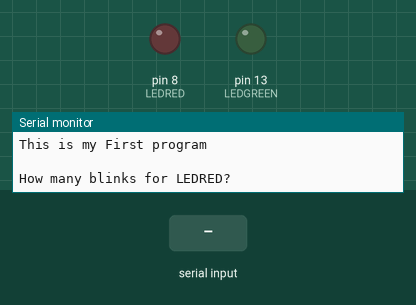
The sketch below on a simulated Arduino Uno, built with avr-gcc and run on an emulated ATmega328P. Parts: output pins drawn as LEDs (lit = HIGH), the last lines printed to the serial monitor. Dashed ring = blinking. The test bench sets the inputs (shaded band).

Above: at 0.8 s.
0.9 s: "90,45,200\n" received over Serial
At 1.04 s:
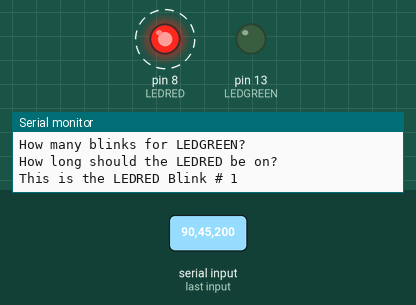
Timing chart, 0 to 9.9 s (numbered marks = the images above; inputs shaded):
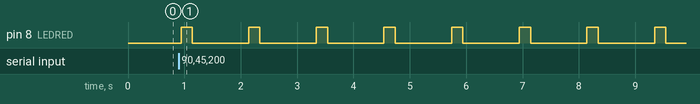

The sketch:

sketch__correct_by_akliyobare_april4a_.monday.ino
```cpp
;;int LEDRED=8;
int LEDGREEN=13;
int blinkRED;
int blinkGREEN;
int redon;
String message1="This is the LEDRED Blink # ";
String message2="This is the LEDGREEN Blink # ";

void setup() {
  Serial.begin(9600);
  pinMode(LEDRED,OUTPUT);
  pinMode(LEDGREEN,OUTPUT);
  Serial.println("This is my First program");
  Serial.println(" ");

  Serial.print("How many blinks for LEDRED?");
  while(Serial.available()==0){};
  blinkRED=Serial.parseInt();
  Serial.println(" ");

  Serial.print("How many blinks for LEDGREEN?");
  while(Serial.available()==0){};
  blinkGREEN=Serial.parseInt();
  Serial.println(" ");

  Serial.print("How long should the LEDRED be on?");
  while(Serial.available()==0){};
  redon=Serial.parseInt();
  Serial.println(" ");
}

  // put your setup code here, to run once:

void loop() {

  for(int j=1;j<=blinkRED; j=j+1){

  Serial.print(message1);
  Serial.println(j);

    digitalWrite(LEDRED,HIGH);
    delay(redon);
    digitalWrite(LEDRED,LOW);
    delay(1000);
  }

    Serial.println(" ");


   for(int j=1;j<=blinkGREEN;j=j+1){

   Serial.print(message2);
   Serial.println(j);

   digitalWrite(LEDGREEN,HIGH);
   delay(1000);
   digitalWrite(LEDGREEN,LOW);
   delay(1000);
}

Serial.println(" ");

}
  // put your main code here, to run repeatedly:
```

Measured:
- after the input at 0.9 s, pin 8 (LEDRED): alternates HIGH for 0.20 s and LOW for 1.0 s, starting at once
